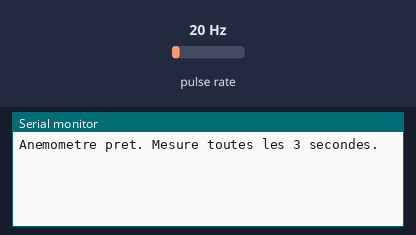
A sketch run on a simulated Arduino Uno, built with avr-gcc and run on an emulated ATmega328P. Parts: the last lines printed to the serial monitor. Wiring (inferred from the names in the program): pulse sensor: data pin 2. Inputs (shaded band) come from the test bench; at power-on: pulse rate 20 Hz.

Above: at 1.2 s.
1.3 s: pulse rate (sensor on pin 2) set to 4 Hz
At 4.0 s:
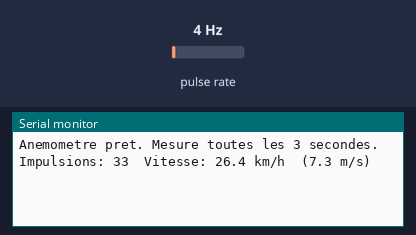
4.3 s: pulse rate (sensor on pin 2) set to 50 Hz
At 6.5 s:
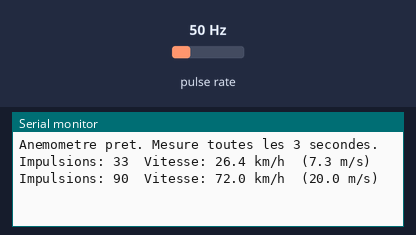

Measured:
- after the input at 1.3 s, the serial monitor: prints a new line after 1.7 s (image 1)
- after the input at 4.3 s, the serial monitor: prints a new line after 1.7 s (image 2)

The sketch:

Anenometre.ino
```cpp
// =====================================================================
//  ANÉMOMÈTRE : mesure de la vitesse du vent
//  Capteur : contact à lame souple (1 impulsion par tour)
//  Branchement : un fil sur D2, l'autre sur GND
// =====================================================================

// ---------------------------- RÉGLAGES -------------------------------
const byte PIN_ANEMO = 2;                    // Broche D2 (interruption externe INT0)

// Coefficient du capteur : combien de km/h pour 1 impulsion par seconde.
// 2.4 est la valeur des anémomètres courants (type Misol / SparkFun).
// À VÉRIFIER dans la fiche technique de TON anémomètre.
const float KMH_PAR_HZ = 2.4;

// Durée pendant laquelle on compte les impulsions (en millisecondes).
// Plus la durée est longue, plus la mesure est stable (mais moins réactive).
const unsigned long FENETRE_MS = 3000;

// Temps minimal entre deux impulsions valides (en microsecondes).
// Sert à ignorer les "rebonds" du contact mécanique.
// 10 000 µs = 10 ms, ce qui permet de mesurer jusqu'à environ 240 km/h.
const unsigned long ANTI_REBOND_US = 10000;
// ---------------------------------------------------------------------

// "volatile" est OBLIGATOIRE : ces variables sont modifiées dans une
// interruption, le compilateur ne doit pas les optimiser.
volatile unsigned int impulsions = 0;        // Nombre d'impulsions comptées
volatile unsigned long dernierInstantUs = 0; // Instant de la dernière impulsion valide

unsigned long debutFenetre = 0;              // Instant de début de la fenêtre de mesure

// Cette fonction est appelée AUTOMATIQUEMENT à chaque impulsion
// (front descendant sur D2 = fermeture du contact).
void compterImpulsion() {
  unsigned long maintenant = micros();
  // On ne compte l'impulsion que si assez de temps s'est écoulé depuis la précédente
  if (maintenant - dernierInstantUs >= ANTI_REBOND_US) {
    impulsions++;
    dernierInstantUs = maintenant;
  }
}

void setup() {
  Serial.begin(9600);                        // Liaison série vers le PC

  // INPUT_PULLUP : active la résistance interne qui maintient la broche à 5 V
  // quand le contact est ouvert. Quand le contact se ferme, la broche passe à 0 V.
  pinMode(PIN_ANEMO, INPUT_PULLUP);

  // On demande à l'Arduino d'exécuter compterImpulsion() à chaque front descendant
  attachInterrupt(digitalPinToInterrupt(PIN_ANEMO), compterImpulsion, FALLING);

  debutFenetre = millis();
  Serial.println("Anemometre pret. Mesure toutes les 3 secondes.");
}

void loop() {
  unsigned long maintenant = millis();

  // La fenêtre de mesure est-elle terminée ?
  if (maintenant - debutFenetre >= FENETRE_MS) {

    // On copie le compteur en désactivant brièvement les interruptions,
    // pour éviter qu'une impulsion arrive pendant la copie.
    noInterrupts();
    unsigned int n = impulsions;
    impulsions = 0;                          // Remise à zéro pour la fenêtre suivante
    interrupts();

    // Durée réelle de la fenêtre, en secondes
    float duree_s = (maintenant - debutFenetre) / 1000.0;
    debutFenetre = maintenant;

    // Fréquence = impulsions par seconde (en Hz)
    float frequence = n / duree_s;

    // Conversion en vitesse du vent
    float vitesse_kmh = frequence * KMH_PAR_HZ;
    float vitesse_ms  = vitesse_kmh / 3.6;   // 1 m/s = 3,6 km/h

    Serial.print("Impulsions: ");
    Serial.print(n);
    Serial.print("  Vitesse: ");
    Serial.print(vitesse_kmh, 1);
    Serial.print(" km/h  (");
    Serial.print(vitesse_ms, 1);
    Serial.println(" m/s)");
  }
}
```
